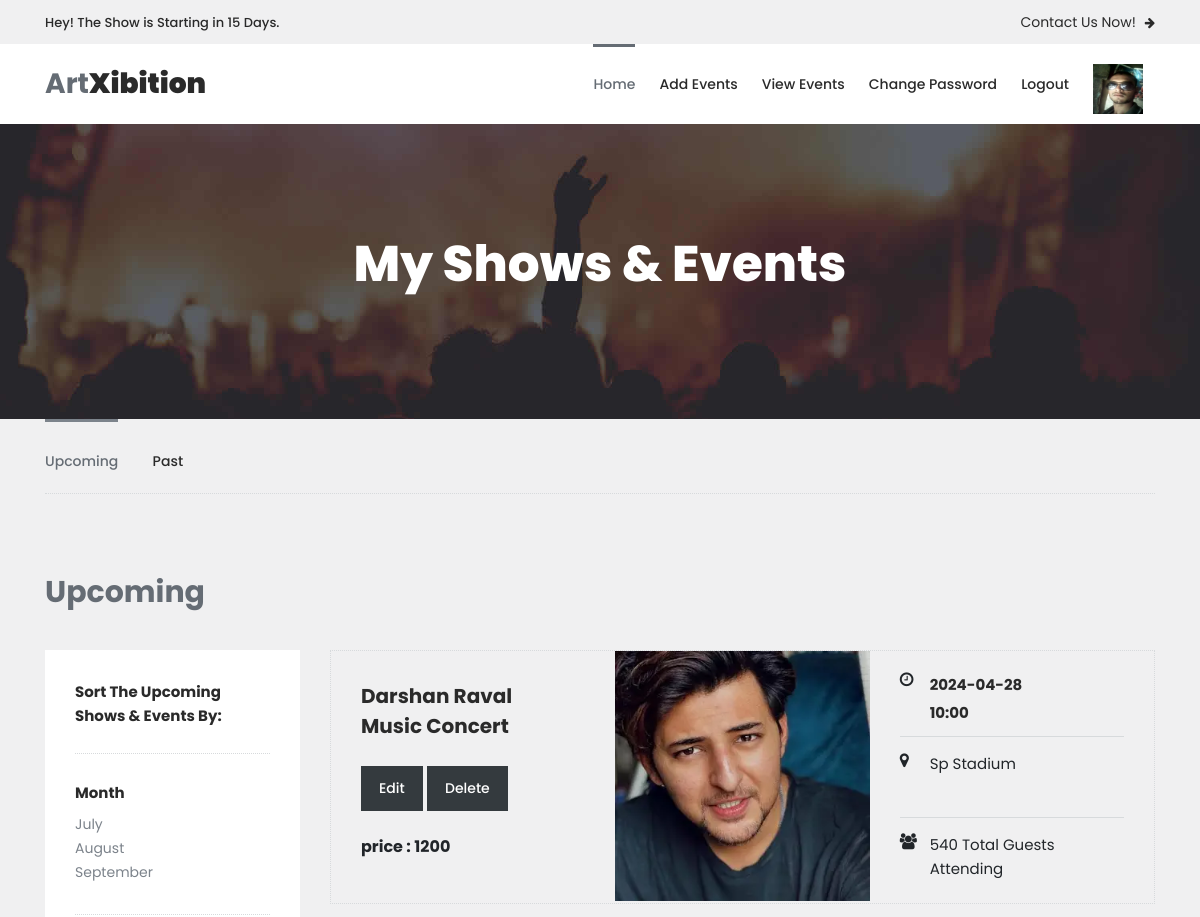
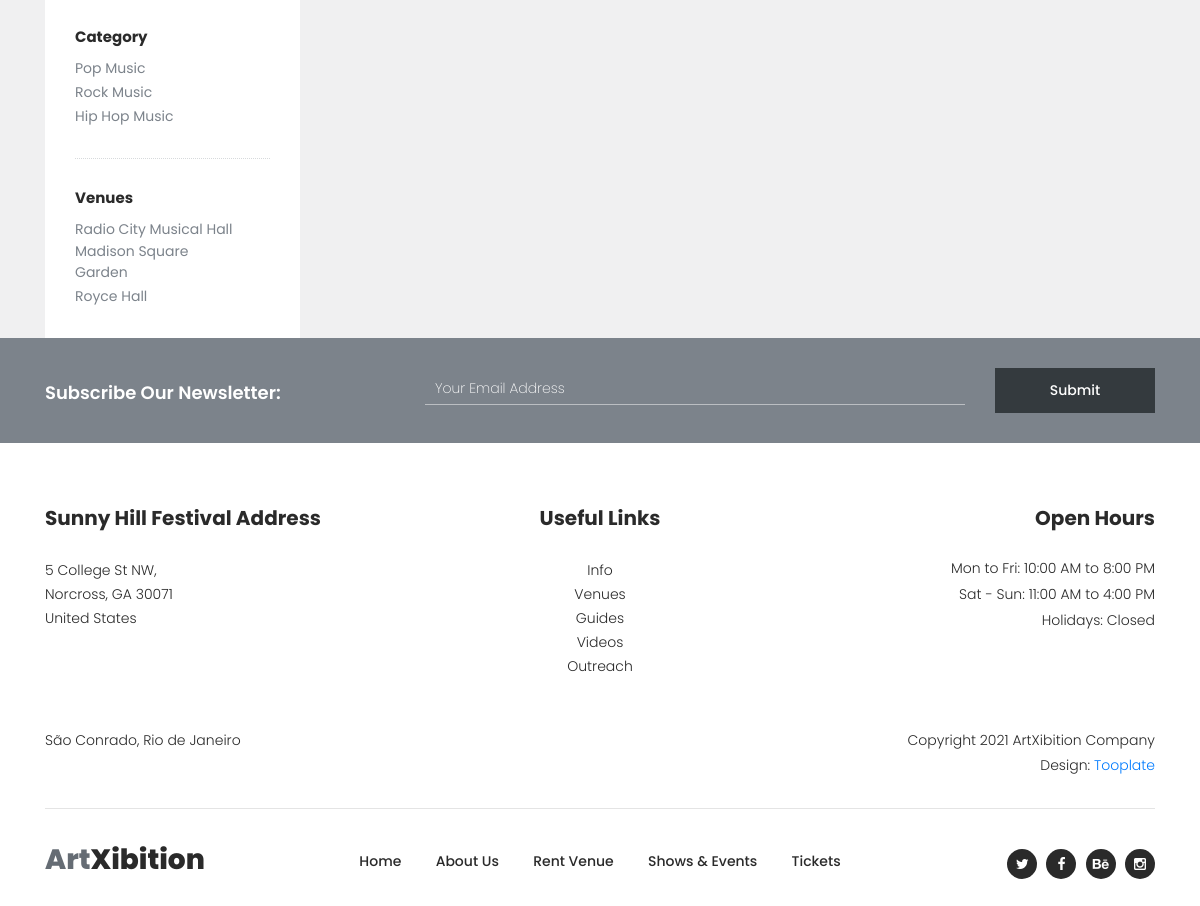
The app's page /manager-view-event/ (signed in) with its own data (2 pictures, top to bottom).
### myapp/models.py (models this page shows, shortened)
class Event(models.Model):
	manager=models.ForeignKey(User,on_delete=models.CASCADE)
	event_name=models.CharField(max_length=100)
	event_date=models.CharField(max_length=100)
	event_time=models.CharField(max_length=100)
	event_venue=models.TextField()
	event_picture=models.ImageField(upload_to="event_picture/")
	event_price=models.PositiveIntegerField()

### myapp/views.py (the view)
# urls.py: path('manager-view-event/',views.manager_view_event,name='manager-view-event'),
def manager_view_event(request):
	manager=User.objects.get(email=request.session['email'])
	events=Event.objects.filter(manager=manager)
	return render(request,'manager-view-event.html',{'events':events})

### myapp/templates/manager-view-event.html (shortened to what this page needs)
{% extends 'manager-header.html' %}
{% load static%}
{% block content %}
<!DOCTYPE html>
<html lang="en">
  <head>
   </head>
    <body>
    <div class="page-heading-shows-events">
        <div class="container">
            <div class="row">
                <div class="col-lg-12">
                    <h2>My Shows & Events</h2>
                </div>
            </div>
        </div>
    </div>
    <div class="shows-events-tabs">
        <div class="container">
            <div class="row">
                <div class="col-lg-12">
                    <div class="row" id="tabs">
                        <div class="col-lg-12">
                            <div class="heading-tabs">
                                <div class="row">
                                    <div class="col-lg-8">
                                        <ul>
                                          <li><a href='#tabs-1'>Upcoming</a></li>
                                          <li><a href='#tabs-2'>Past</a></a></li>
                                        </ul>
                                    </div>
                                </div>
                            </div>
                        </div>
                        <div class="col-lg-12">
                            <section class='tabs-content'>
                                <article id='tabs-1'>
                                    <div class="row">
                                        <div class="col-lg-12">
                                            <div class="heading"><h2>Upcoming</h2></div>
                                        </div>
                                        <div class="col-lg-3">
                                            <div class="sidebar">
                                                <div class="row">
                                                    <div class="col-lg-12">
                                                        <div class="heading-sidebar">
                                                            <h4>Sort The Upcoming Shows & Events By:</h4>
                                                        </div>
                                                    </div>
                                                    <div class="col-lg-12">
                                                        <div class="month">
                                                            <h6>Month</h6>
                                                            <ul>
                                                                <li><a href="#">July</a></li>
                                                                <li><a href="#">August</a></li>
                                                                <li><a href="#">September</a></li>
                                                            </ul>
                                                        </div>
                                                    </div>
                                                    <div class="col-lg-12">
                                                        <div class="category">
                                                            <h6>Category</h6>
                                                            <ul>
                                                                <li><a href="#">Pop Music</a></li>
                                                                <li><a href="#">Rock Music</a></li>
                                                                <li><a href="#">Hip Hop Music</a></li>
                                                            </ul>
                                                        </div>
                                                    </div>
                                                    <div class="col-lg-12">
                                                        <div class="venues">
                                                            <h6>Venues</h6>
                                                            <ul>
                                                                <li><a href="#">Radio City Musical Hall</a></li>
                                                                <li><a href="#">Madison Square Garden</a></li>
                                                                <li><a href="#">Royce Hall</a></li>
                                                            </ul>
                                                        </div>
                                                    </div>
                                                </div>
                                            </div>
                                        </div>
                                        <div class="col-lg-9">
                                            <div class="row">
                                                {% for i in events %}
                                                <div class="col-lg-12">
                                                    <div class="event-item">
                                                        <div class="row">
                                                            <div class="col-lg-4">
                                                                <div class="left-content">
                                                                    <h4>{{i.event_name}}</h4>
                                                                    <div class="main-dark-button"><a href="{% url 'manager-edit-event' pk=i.pk %}">Edit</a>
                                                                        <a href="{% url 'manager-delete-event' pk=i.pk %}">Delete</a>
                                                                        <br><br><b>price : {{i.event_price}}
                                                                        </b>
                                                                    </div>
                                                                </div>
                                                            </div>
                                                            <div class="col-lg-4">
                                                                <div class="thumb">
                                                                    <img src="{{i.event_picture.url}}" alt=""
                                                                    style="height: 250px;width: 300px;">
                                                                </div>
                                                            </div>
                                                            <div class="col-lg-4">
                                                                <div class="right-content">
                                                                    <ul>
                                                                        <li>
                                                                            <i class="fa fa-clock-o"></i>
                                                                            <h6>{{i.event_date}}<br>{{i.event_time}}</h6>
                                                                        </li>
                                                                        <li>
                                                                            <i class="fa fa-map-marker"></i>
                                                                            <span>{{i.event_venue}}</span>
                                                                        </li>
                                                                        <li>
                                                                            <i class="fa fa-users"></i>
                                                                            <span>540 Total Guests Attending</span>
                                                                        </li>
                                                                    </ul>
                                                                </div>
                                                            </div>
                                                        </div>
                                                    </div>
                                                </div>
                                                {% endfor %}
                                            </div>
                                        </div>
                                    </div>
                                </article>
                            </section>
                        </div>
                    </div>
                </div>
            </div>
        </div>
    </div>
    <div class="subscribe">
        <div class="container">
            <div class="row">
                <div class="col-lg-4">
                    <h4>Subscribe Our Newsletter:</h4>
                </div>
                <div class="col-lg-8">
                    <form id="subscribe" action="" method="get">
                        <div class="row">
                          <div class="col-lg-9">
                            <fieldset>
                              <input name="email" type="text" id="email" pattern="[^ @]*@[^ @]*" placeholder="Your Email Address" required="">
                            </fieldset>
                          </div>
                          <div class="col-lg-3">
                            <fieldset>
                              <button type="submit" id="form-submit" class="main-dark-button">Submit</button>
                            </fieldset>
                          </div>
                        </div>
                    </form>
                </div>
            </div>
        </div>
    </div>
  </body>
</html>
{% endblock %}

### records on screen
Event: event_name "Darshan Raval Music Concert", event_price "1200", event_picture (picture), event_date "2024-04-28", event_time "10:00", event_venue "Sp Stadium"
